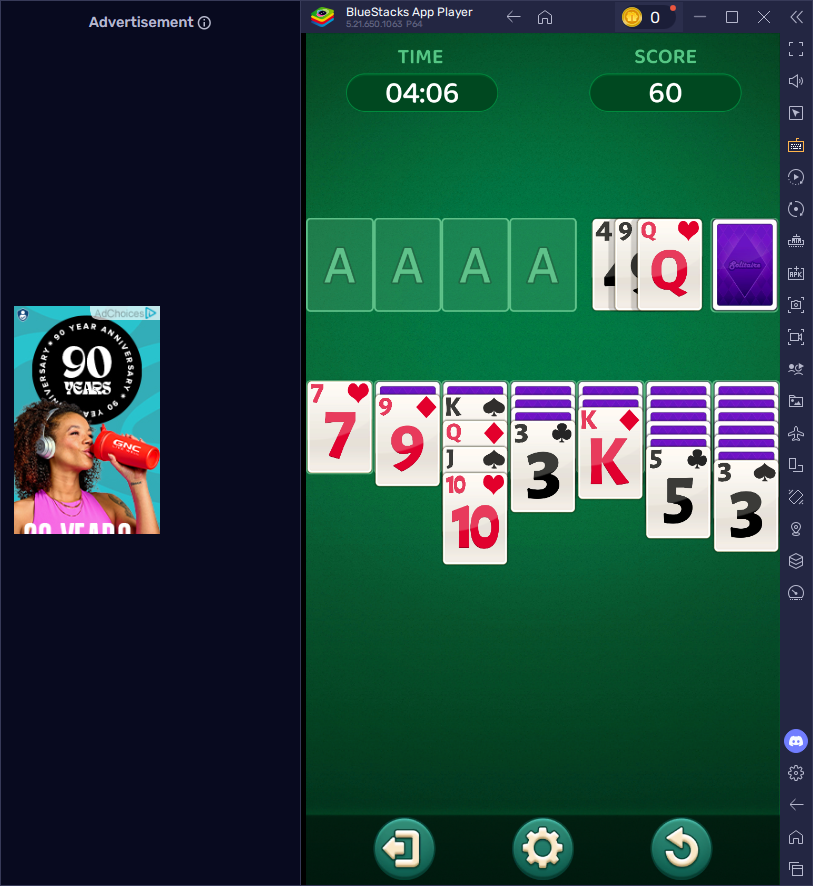
#> input picture templates/test_screenshots/game_screenshot_4.png, 813 x 886 px, given in place of game_screenshot_4.bmp, which was not available
$ python create_perfect_matching_templates.py
#> lines starting #> are read from the running program, lines starting #| are printed output that depends on the picture; pictures that were not available may be replaced by others from this repository, and a replacement may not be noted
import cv2
import numpy as np
import os


def match_templates(image_path, templates_dir, threshold=0.8):
    """
    Perform template matching and output cropped images showing the matched region for each template.

    Args:
        image_path (str): Path to the image in which we want to find the templates.
        templates_dir (str): Directory containing the template images.
        threshold (float): Threshold to filter the match score (default is 0.8).

    Returns:
        List[Dict]: List of templates with their match score.
    """
#> called with threshold = 0.97
    # Load the image
    image = cv2.imread(image_path, cv2.IMREAD_COLOR)
#> image is the input picture: shape (886, 813, 3); mean B, G, R 63.9, 70.2, 37.1
    gray_image = cv2.cvtColor(image, cv2.COLOR_BGR2GRAY)
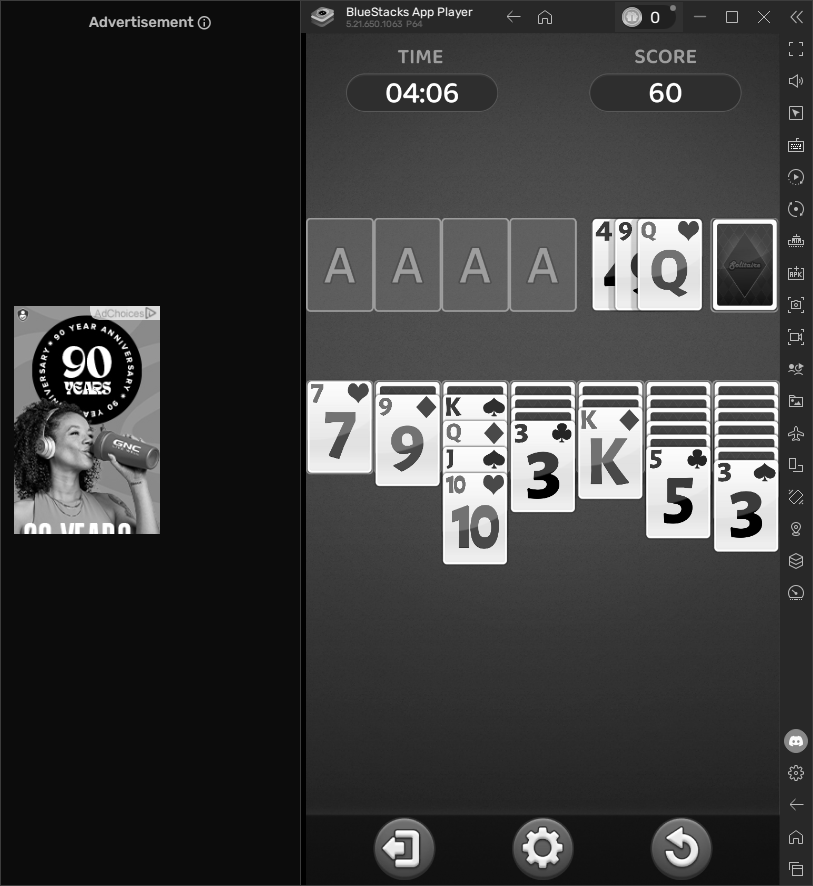
#> gray_image: shape (886, 813); min 0, max 255, mean 59.6

    # List to store results
    results = []

    # Loop through each template in the directory
    for template_name in os.listdir(templates_dir):
        template_path = os.path.join(templates_dir, template_name)
        template = cv2.imread(template_path, cv2.IMREAD_COLOR)
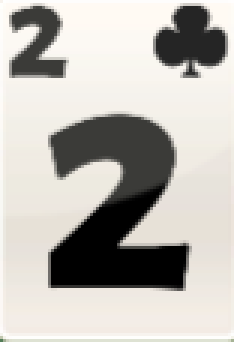
#> input picture templates/cards_higher_res/clovers_2.png, 78 x 114 px, found by its file name (shown 3 times larger)
#> template is the input picture: shape (114, 78, 3); mean B, G, R 177.3, 182.9, 186.2
        gray_template = cv2.cvtColor(template, cv2.COLOR_BGR2GRAY)

        # Perform template matching
        result = cv2.matchTemplate(gray_image, gray_template, cv2.TM_CCOEFF_NORMED)
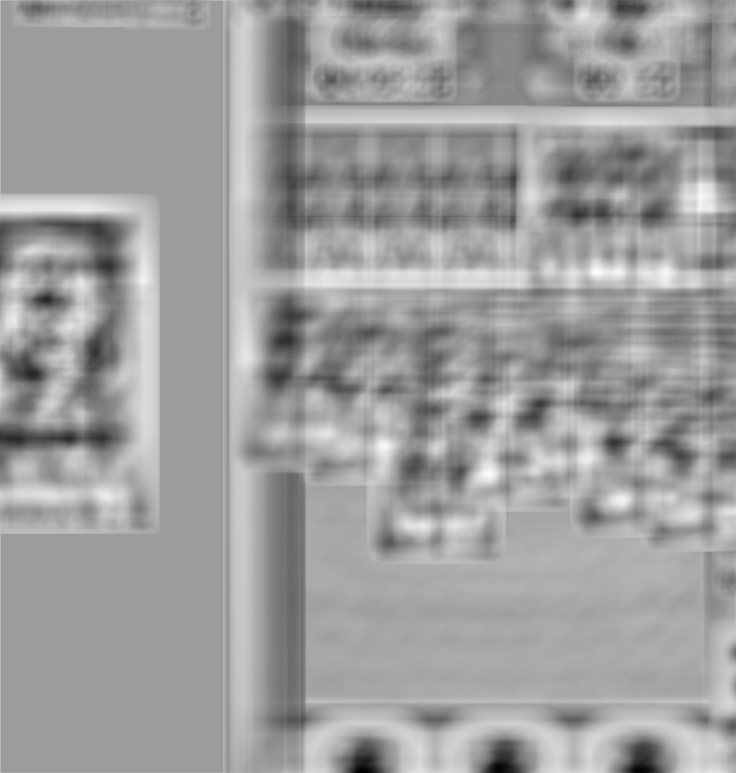
#> result: shape (773, 736) float32; min -0.467, max 0.293, mean 0.00522; drawn with min black and max white

        # Find the maximum match score
        min_val, max_val, min_loc, max_loc = cv2.minMaxLoc(result)
#> min_val = -0.467; max_val = 0.293; min_loc = (361, 771); max_loc = (596, 272)

        # Store the result if the score exceeds the threshold
        if max_val >= threshold:
            results.append({
                "template": template_name,
                "match_score": max_val,
                "position": max_loc,
            })

            # Get the dimensions of the template
            h, w = gray_template.shape

            # Crop the matched area from the original image
            cropped_image = image[max_loc[1]:max_loc[1] + h, max_loc[0]:max_loc[0] + w]

            # Save the cropped image
            output_image_path = f"C:\_\solitaire_bot\\templates\supposedly_perfect_matches_test\{template_name}"
            cv2.imwrite(output_image_path, cropped_image)
            print(f"Saved cropped match for {template_name} at {output_image_path}")
#> pass 2 of the loop in match_templates, `for template_name in os.listdir(templates_dir):`:
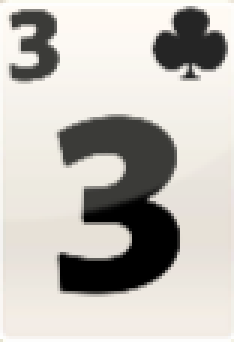
#> input picture templates/cards_higher_res/clovers_3.png, 78 x 114 px, found by its file name (shown 3 times larger)
#> in match_templates, template is the input picture: shape (114, 78, 3); mean B, G, R 183, 188.7, 192.1
#> in match_templates, `result = cv2.matchTemplate(gray_image, gray_template, cv2.TM_CCOEFF_NO..`:
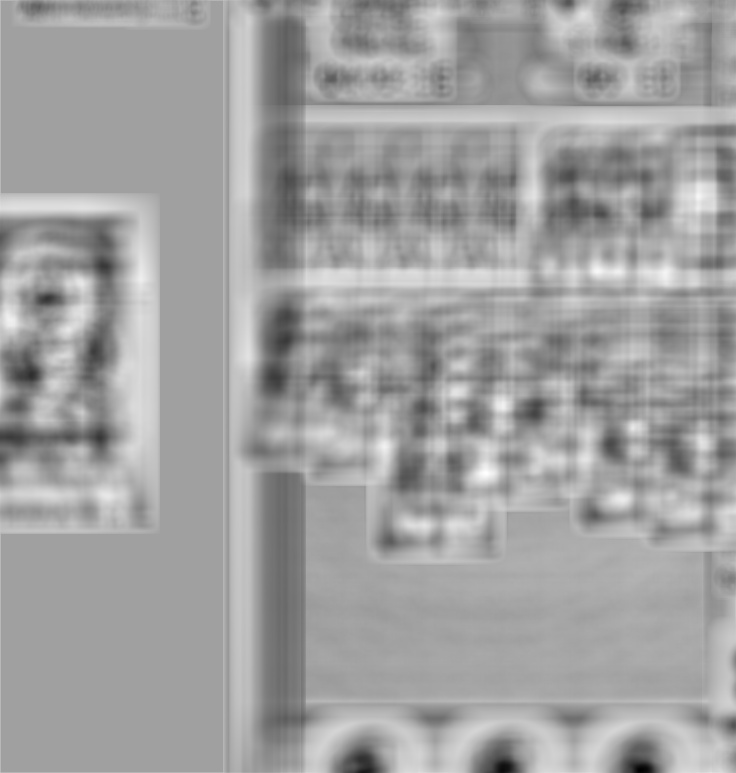
#> result: shape (773, 736) float32; min -0.521, max 0.308, mean 0.00172; drawn with min black and max white
#> min_val = -0.521; max_val = 0.308; min_loc = (639, 770); max_loc = (486, 473)
#> pass 3 of the loop in match_templates, `for template_name in os.listdir(templates_dir):`:
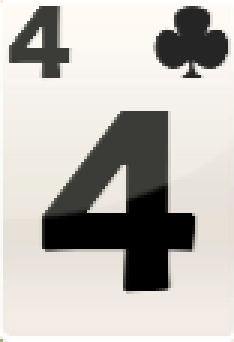
#> input picture templates/cards_higher_res/clovers_4.png, 78 x 114 px, found by its file name (shown 3 times larger)
#> in match_templates, template is the input picture: shape (114, 78, 3); mean B, G, R 179.2, 184.6, 187.9
#> in match_templates, `result = cv2.matchTemplate(gray_image, gray_template, cv2.TM_CCOEFF_NO..`:
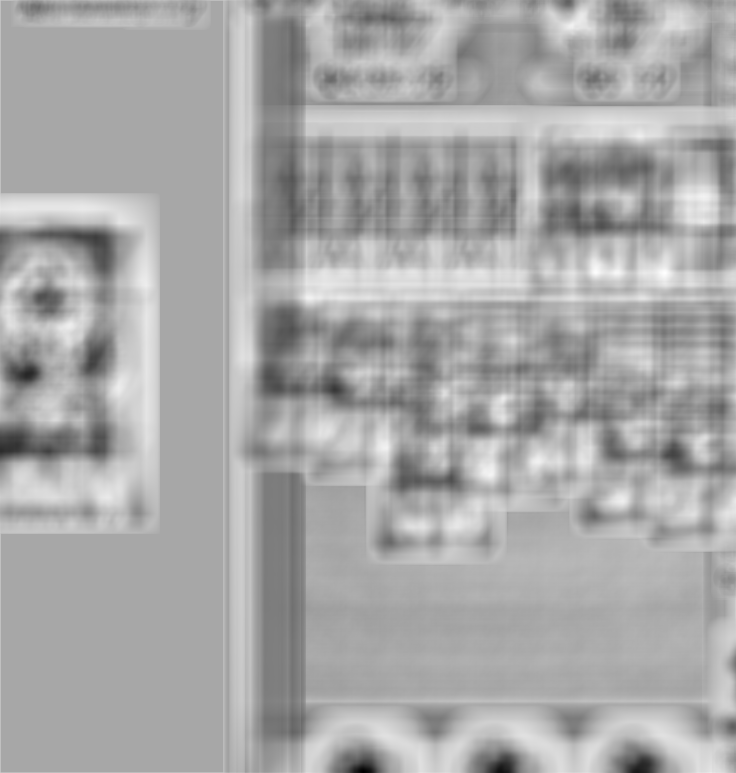
#> result: shape (773, 736) float32; min -0.565, max 0.293, mean 0.00118; drawn with min black and max white
#> min_val = -0.565; max_val = 0.293; min_loc = (363, 771); max_loc = (664, 272)

    return results


image_path = "C:\_\solitaire_bot\\templates\\test_screenshots\game_screenshot_4.bmp"
templates_directory = "C:\_\solitaire_bot\\templates\cards_higher_res"

results = match_templates(image_path, templates_directory, threshold=0.97)
for result in results:
    print(f"Template: {result['template']}, Match Score: {result['match_score']}")
